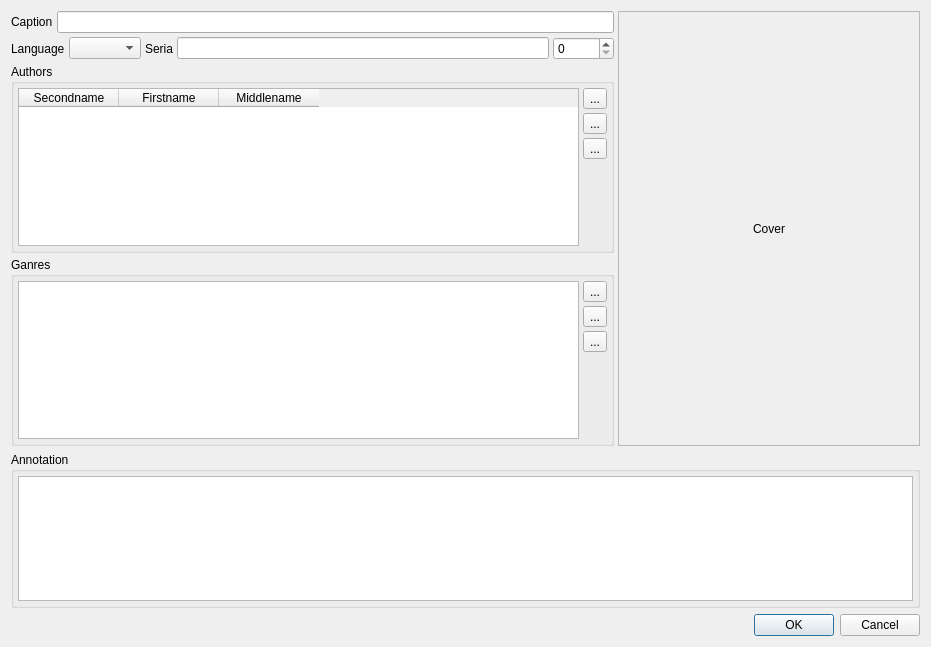
<?xml version="1.0" encoding="UTF-8"?>
<ui version="4.0">
 <class>BookEditDlg</class>
 <widget class="QDialog" name="BookEditDlg">
  <property name="windowModality">
   <enum>Qt::WindowModal</enum>
  </property>
  <property name="geometry">
   <rect>
    <x>0</x>
    <y>0</y>
    <width>931</width>
    <height>647</height>
   </rect>
  </property>
  <property name="windowTitle">
   <string>Dialog</string>
  </property>
  <property name="modal">
   <bool>true</bool>
  </property>
  <layout class="QVBoxLayout" name="verticalLayout_5">
   <item>
    <layout class="QHBoxLayout" name="horizontalLayout_5" stretch="2,1">
     <property name="spacing">
      <number>4</number>
     </property>
     <property name="leftMargin">
      <number>0</number>
     </property>
     <property name="topMargin">
      <number>0</number>
     </property>
     <property name="rightMargin">
      <number>0</number>
     </property>
     <property name="bottomMargin">
      <number>0</number>
     </property>
     <item>
      <layout class="QVBoxLayout" name="verticalLayout_4">
       <property name="spacing">
        <number>-1</number>
       </property>
       <property name="leftMargin">
        <number>0</number>
       </property>
       <property name="topMargin">
        <number>0</number>
       </property>
       <property name="rightMargin">
        <number>0</number>
       </property>
       <property name="bottomMargin">
        <number>0</number>
       </property>
       <item>
        <layout class="QHBoxLayout" name="horizontalLayout">
         <property name="spacing">
          <number>4</number>
         </property>
         <item>
          <widget class="QLabel" name="label">
           <property name="text">
            <string>Caption</string>
           </property>
          </widget>
         </item>
         <item>
          <widget class="QLineEdit" name="book_name"/>
         </item>
        </layout>
       </item>
       <item>
        <layout class="QHBoxLayout" name="horizontalLayout_4">
         <property name="spacing">
          <number>4</number>
         </property>
         <property name="leftMargin">
          <number>0</number>
         </property>
         <property name="topMargin">
          <number>0</number>
         </property>
         <property name="rightMargin">
          <number>0</number>
         </property>
         <property name="bottomMargin">
          <number>0</number>
         </property>
         <item>
          <layout class="QHBoxLayout" name="horizontalLayout_2">
           <property name="spacing">
            <number>4</number>
           </property>
           <item>
            <widget class="QLabel" name="label_2">
             <property name="text">
              <string>Language</string>
             </property>
            </widget>
           </item>
           <item>
            <widget class="QComboBox" name="language">
             <property name="sizeAdjustPolicy">
              <enum>QComboBox::AdjustToContents</enum>
             </property>
            </widget>
           </item>
          </layout>
         </item>
         <item>
          <layout class="QHBoxLayout" name="horizontalLayout_3">
           <property name="spacing">
            <number>4</number>
           </property>
           <item>
            <widget class="QLabel" name="label_3">
             <property name="text">
              <string>Seria</string>
             </property>
            </widget>
           </item>
           <item>
            <widget class="QLineEdit" name="series"/>
           </item>
           <item>
            <widget class="QSpinBox" name="num_in_series">
             <property name="maximum">
              <number>99999</number>
             </property>
            </widget>
           </item>
          </layout>
         </item>
        </layout>
       </item>
       <item>
        <widget class="QGroupBox" name="groupBox">
         <property name="title">
          <string>Authors</string>
         </property>
         <layout class="QHBoxLayout" name="horizontalLayout_6">
          <property name="spacing">
           <number>4</number>
          </property>
          <property name="leftMargin">
           <number>4</number>
          </property>
          <property name="topMargin">
           <number>4</number>
          </property>
          <property name="rightMargin">
           <number>4</number>
          </property>
          <property name="bottomMargin">
           <number>4</number>
          </property>
          <item>
           <widget class="QTableWidget" name="authors">
            <column>
             <property name="text">
              <string>Secondname</string>
             </property>
            </column>
            <column>
             <property name="text">
              <string>Firstname</string>
             </property>
            </column>
            <column>
             <property name="text">
              <string>Middlename</string>
             </property>
            </column>
           </widget>
          </item>
          <item>
           <layout class="QVBoxLayout" name="verticalLayout_7">
            <item>
             <widget class="QToolButton" name="toolButton_3">
              <property name="text">
               <string>...</string>
              </property>
             </widget>
            </item>
            <item>
             <widget class="QToolButton" name="toolButton_2">
              <property name="text">
               <string>...</string>
              </property>
             </widget>
            </item>
            <item>
             <widget class="QToolButton" name="toolButton">
              <property name="text">
               <string>...</string>
              </property>
             </widget>
            </item>
            <item>
             <spacer name="verticalSpacer">
              <property name="orientation">
               <enum>Qt::Vertical</enum>
              </property>
              <property name="sizeHint" stdset="0">
               <size>
                <width>20</width>
                <height>40</height>
               </size>
              </property>
             </spacer>
            </item>
           </layout>
          </item>
         </layout>
        </widget>
       </item>
       <item>
        <widget class="QGroupBox" name="groupBox_2">
         <property name="title">
          <string>Ganres</string>
         </property>
         <layout class="QHBoxLayout" name="horizontalLayout_7">
          <property name="spacing">
           <number>4</number>
          </property>
          <property name="leftMargin">
           <number>4</number>
          </property>
          <property name="topMargin">
           <number>4</number>
          </property>
          <property name="rightMargin">
           <number>4</number>
          </property>
          <property name="bottomMargin">
           <number>4</number>
          </property>
          <item>
           <widget class="QListWidget" name="ganres"/>
          </item>
          <item>
           <layout class="QVBoxLayout" name="verticalLayout_2">
            <item>
             <widget class="QToolButton" name="toolButton_5">
              <property name="text">
               <string>...</string>
              </property>
             </widget>
            </item>
            <item>
             <widget class="QToolButton" name="toolButton_6">
              <property name="text">
               <string>...</string>
              </property>
             </widget>
            </item>
            <item>
             <widget class="QToolButton" name="toolButton_4">
              <property name="text">
               <string>...</string>
              </property>
             </widget>
            </item>
            <item>
             <spacer name="verticalSpacer_2">
              <property name="orientation">
               <enum>Qt::Vertical</enum>
              </property>
              <property name="sizeHint" stdset="0">
               <size>
                <width>20</width>
                <height>40</height>
               </size>
              </property>
             </spacer>
            </item>
           </layout>
          </item>
         </layout>
        </widget>
       </item>
      </layout>
     </item>
     <item>
      <widget class="QFrame" name="frame">
       <property name="frameShape">
        <enum>QFrame::StyledPanel</enum>
       </property>
       <property name="frameShadow">
        <enum>QFrame::Raised</enum>
       </property>
       <layout class="QVBoxLayout" name="verticalLayout">
        <property name="leftMargin">
         <number>0</number>
        </property>
        <property name="topMargin">
         <number>0</number>
        </property>
        <property name="rightMargin">
         <number>0</number>
        </property>
        <property name="bottomMargin">
         <number>0</number>
        </property>
        <item>
         <widget class="QLabel" name="cover">
          <property name="text">
           <string>Cover</string>
          </property>
          <property name="alignment">
           <set>Qt::AlignCenter</set>
          </property>
         </widget>
        </item>
       </layout>
      </widget>
     </item>
    </layout>
   </item>
   <item>
    <widget class="QGroupBox" name="groupBox_3">
     <property name="title">
      <string>Annotation</string>
     </property>
     <layout class="QVBoxLayout" name="verticalLayout_6">
      <property name="leftMargin">
       <number>4</number>
      </property>
      <property name="topMargin">
       <number>4</number>
      </property>
      <property name="rightMargin">
       <number>4</number>
      </property>
      <property name="bottomMargin">
       <number>4</number>
      </property>
      <item>
       <widget class="QPlainTextEdit" name="annotation"/>
      </item>
     </layout>
    </widget>
   </item>
   <item>
    <widget class="QDialogButtonBox" name="buttonBox">
     <property name="orientation">
      <enum>Qt::Horizontal</enum>
     </property>
     <property name="standardButtons">
      <set>QDialogButtonBox::Cancel|QDialogButtonBox::Ok</set>
     </property>
    </widget>
   </item>
  </layout>
 </widget>
 <resources/>
 <connections>
  <connection>
   <sender>buttonBox</sender>
   <signal>accepted()</signal>
   <receiver>BookEditDlg</receiver>
   <slot>accept()</slot>
   <hints>
    <hint type="sourcelabel">
     <x>248</x>
     <y>254</y>
    </hint>
    <hint type="destinationlabel">
     <x>157</x>
     <y>274</y>
    </hint>
   </hints>
  </connection>
  <connection>
   <sender>buttonBox</sender>
   <signal>rejected()</signal>
   <receiver>BookEditDlg</receiver>
   <slot>reject()</slot>
   <hints>
    <hint type="sourcelabel">
     <x>316</x>
     <y>260</y>
    </hint>
    <hint type="destinationlabel">
     <x>286</x>
     <y>274</y>
    </hint>
   </hints>
  </connection>
 </connections>
</ui>
